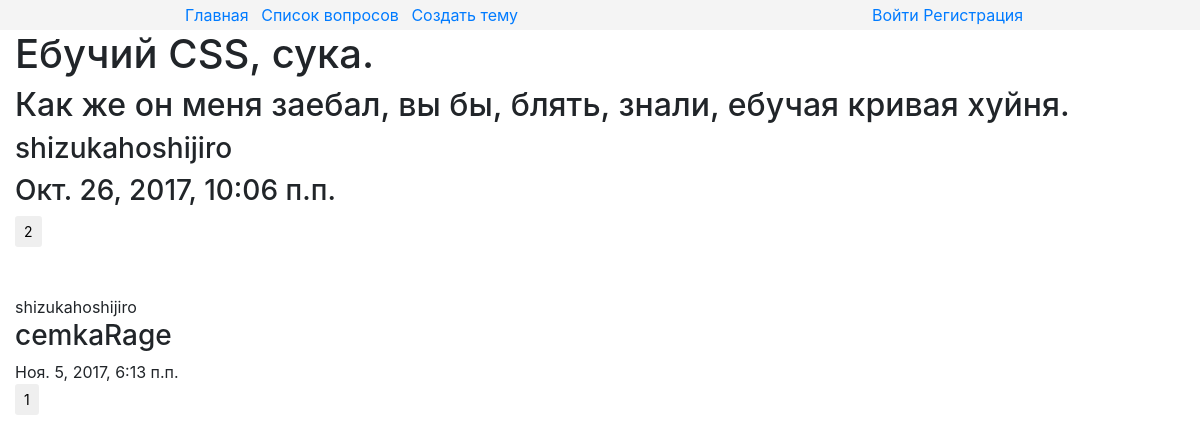
The page /9/ on the database as committed earlier.
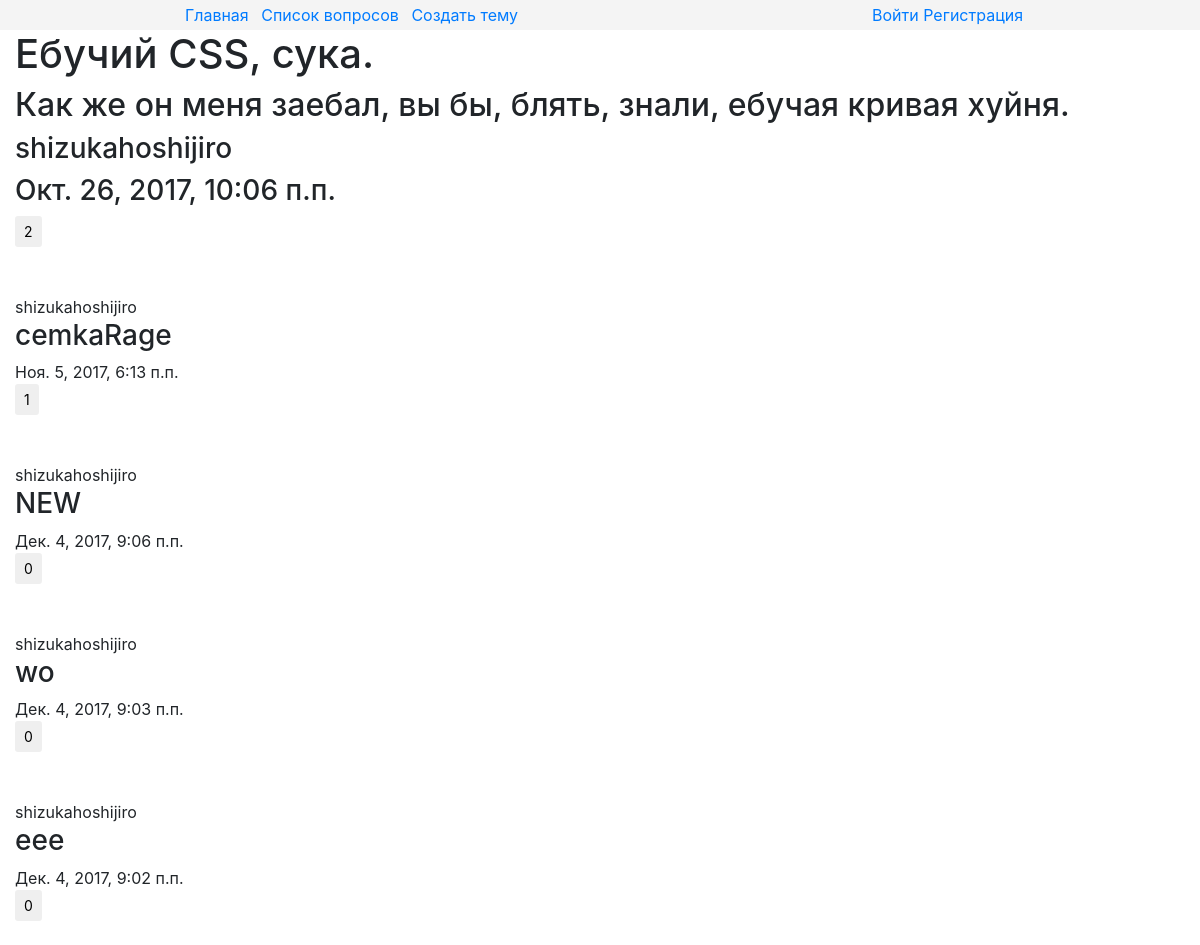
The same page on the database as committed later.
### core/models.py (models this page shows, shortened)
class Topic(models.Model):
    title = models.CharField(max_length=40)
    description = models.TextField()
    author = models.ForeignKey(settings.AUTH_USER_MODEL, related_name="topics", on_delete=PROTECT)
    pub_date = models.DateTimeField(auto_now_add=True)
    update_date = models.DateTimeField(auto_now=True)
    comments = GenericRelation(Comment, related_query_name="topic", content_type_field="model_type")
    likes = GenericRelation(Like, related_query_name="topic", content_type_field="model_type")
    class Meta:
        ordering = ("-pub_date","title")

### comment_app/models.py (models this page shows)
class Comment(models.Model):
    author = models.ForeignKey(settings.AUTH_USER_MODEL, related_name="comments", on_delete=PROTECT)
    content = models.CharField(max_length=120)
    pub_date = models.DateTimeField(auto_now_add=True)
    update_date = models.DateTimeField(auto_now=True)
    likes = GenericRelation(Like, related_query_name="comment", content_type_field="model_type")
    model_type = models.ForeignKey(ContentType)
    object_id = models.PositiveIntegerField()
    object = GenericForeignKey("model_type","object_id")
    objects = CustomCommentsQuerySet.as_manager()
    class Meta:
        ordering = ("-pub_date",)

### core/views.py (the view)
# urls.py: url(r"^(?P<pk>\d+)/$", views.TopicDetailView.as_view(), name="detail"),
class TopicDetailView(DetailView):
    model = Topic
    template_name = "core/detail.html"
    def get(self, request, *args, **kwargs):
        self.form = CommentForm
        return super(TopicDetailView, self).get(request,*args,**kwargs)
    def get_context_data(self, **kwargs):
        context = super(TopicDetailView, self).get_context_data(**kwargs)
        context["form"] = self.form
        return context

### comment_app/models.py (called while the page is built)
    def order_by_number_of_likes(self):
        queryset = self.annotate(likes_count=models.Count("likes")).order_by("-likes_count","-pub_date")
        return queryset

### core/templates/core/detail.html (shortened to what this page needs)
{% extends "core/patterns/parents/main.html" %}
{% load static %}
{% block content %}
    <h1>{{ object.title }}</h1>
    <h2>{{ object.description }}</h2>
    <h3>{{ object.author }}</h3>
    <h3>{{ object.pub_date }}</h3>
    {% include "core/patterns/includes/like_from/like_form_for_topic.html" %}
    <br>
    {% for comment in object.comments.all.order_by_number_of_likes %}
        <br>
        <div class="comment">
        {{ comment.author }}
        <h3 class="comment_content">{{ comment.content }}</h3>
        {{ comment.pub_date }}
        </div>
        {% include "core/patterns/includes/like_from/like_form_for_comment.html" %}
        <br>
    {% endfor %}
{% endblock %}

### core/templates/core/patterns/parents/main.html (shortened to what this page needs)
{% load staticfiles %}
<!DOCTYPE html>
<html lang="ru">
<head>
    {% block main_head %}
        {% block bootstrap_style %} <link rel="stylesheet" href="https://maxcdn.bootstrapcdn.com/bootstrap/4.0.0-beta.2/css/bootstrap.min.css"> {% endblock %}
        {% block default_stylesheet %} <link type="text/css" rel="stylesheet" href="{% static "core/main.css" %}"> {% endblock %}
    {% endblock %}
</head>
<body>
    <div class="main">
    {% block main_body %}
        <div class="header container-fluid"> {% block header %}{% include "core/patterns/includes/header.html" %}{% endblock %} </div>
        <div class="content container-fluid"> {% block content %}{% endblock %} </div>
    {% endblock %}
    </div>
</body>
</html>

### core/templates/core/patterns/includes/header.html (shortened to what this page needs)
<div class="row align-items-center justify-content-around header_row_1">
    <div class="col-auto links ">
          <a href="{% url "core:index" %}">Главная</a>
          <a href="{% url "core:list" page=1 %}">Список вопросов</a>
          <a href="{% url "core:create" %}">Создать тему</a>
    </div>
    <div class="col-auto user_info">
        {% if user.is_authenticated %}
            <div class="user_is_login">
                {{ user.username }}
                <a href="{% url "logout" %}?next={{ request.path }}">Выйти</a>
            </div>
        {% else %}
            <div class="user_is_not_login">
                <a href="{% url "login" %}?next={{ request.path }}">Войти</a>
                <a href="{% url "register" %}?next={{ request.path }}">Регистрация</a>
            </div>
        {% endif %}
    </div>
</div>

### core/templates/core/patterns/includes/like_from/like_form_for_topic.html (shortened to what this page needs)
{% extends "core/patterns/includes/like_from/like_form.html" %}
{% block extra_class %}like_form_for_topic{% endblock %}
{% block number_of_likes %}{{ object.likes.count }}{% endblock %}

### core/templates/core/patterns/includes/like_from/like_form.html (shortened to what this page needs)
<div class="like_form {% block extra_class %}{% endblock %}">
    <input type="submit" class="btn btn-sm btn-default" value="{% block number_of_likes %}{{ object.likes.count }}{% endblock %}">
</div>

### core/templates/core/patterns/includes/like_from/like_form_for_comment.html (shortened to what this page needs)
{% extends "core/patterns/includes/like_from/like_form.html" %}
{% block extra_class %}like_form_for_comment{% endblock %}
{% block number_of_likes %}{{ comment.likes.count }}{% endblock %}

### core/static/core/main.css (style rules this page uses)
.header { min-height: 30px; background-color: #f4f4f4; }
.header_row_1 { min-height:30px; }
.links a { padding-left:8px; }

Rows that differ between the two databases and show on the page:
added Comment: author "shizukahoshijiro", content "NEW", pub_date "Дек. 4, 2017, 9:06 п.п.", likes.count "0"
added Comment: author "shizukahoshijiro", content "wo", pub_date "Дек. 4, 2017, 9:03 п.п.", likes.count "0"
added Comment: author "shizukahoshijiro", content "eee", pub_date "Дек. 4, 2017, 9:02 п.п.", likes.count "0"
